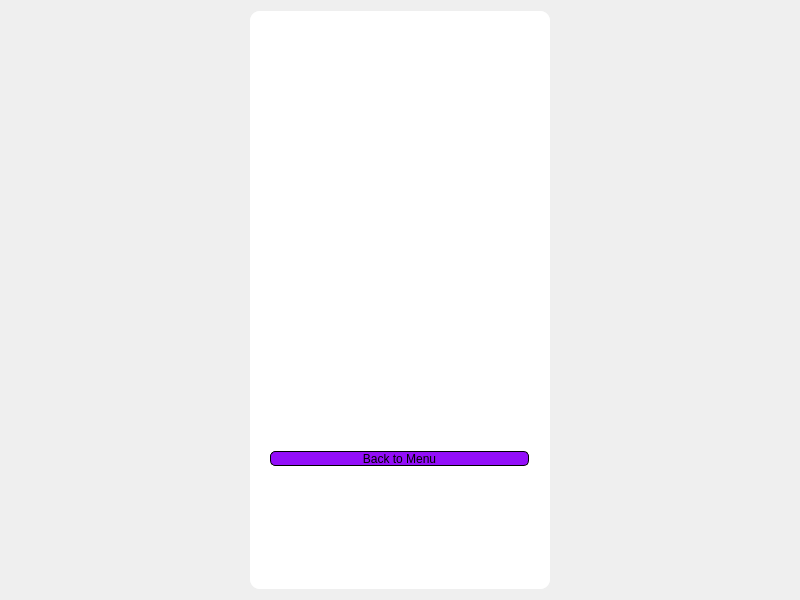
<?xml version="1.0" encoding="UTF-8"?>
<ui version="4.0">
 <class>KopfrechnenStart</class>
 <widget class="QWidget" name="KopfrechnenStart">
  <property name="geometry">
   <rect>
    <x>0</x>
    <y>0</y>
    <width>800</width>
    <height>600</height>
   </rect>
  </property>
  <property name="sizePolicy">
   <sizepolicy hsizetype="Preferred" vsizetype="Preferred">
    <horstretch>0</horstretch>
    <verstretch>0</verstretch>
   </sizepolicy>
  </property>
  <property name="windowTitle">
   <string>kopfrechnen</string>
  </property>
  <property name="styleSheet">
   <string notr="true"/>
  </property>
  <layout class="QVBoxLayout" name="verticalLayout_2">
   <item>
    <layout class="QHBoxLayout" name="horizontalLayout">
     <item>
      <widget class="QStackedWidget" name="stackedWidget_background">
       <property name="maximumSize">
        <size>
         <width>300</width>
         <height>16777215</height>
        </size>
       </property>
       <property name="layoutDirection">
        <enum>Qt::LeftToRight</enum>
       </property>
       <property name="autoFillBackground">
        <bool>false</bool>
       </property>
       <property name="styleSheet">
        <string notr="true">QWidget{
  background-color: rgba(255,255,255,230);
 border-radius: 10px;
}

QComboBox{
 background-color: rgba(147,14,249);
 color: black;
border: 1px solid black;
}

QPushButton{
 border-radius: 5px;
border: 1px solid black;
background-color: rgba(147,14,249);
color: black;
}

QPushButton:hover{
	background-color: black;
color: white;
}

QCheckBox{
border-radius: 5px;
border: 1px solid black;
background-color: rgba(147,14,249);
color: black;
}
QTextEdit{
border-radius: 5px;
border: 1px solid black;
background-color: rgba(147,14,249);
color: black;
}

QPlainTextEdit{
border-radius: 5px;
border: 1px solid black;
background-color: rgba(147,14,249);
color: black;
}

</string>
       </property>
       <property name="currentIndex">
        <number>1</number>
       </property>
       <widget class="QWidget" name="stackedWidget_backgroundPage1">
        <layout class="QHBoxLayout" name="horizontalLayout_2">
         <item>
          <spacer name="horizontalSpacer">
           <property name="orientation">
            <enum>Qt::Horizontal</enum>
           </property>
           <property name="sizeHint" stdset="0">
            <size>
             <width>40</width>
             <height>20</height>
            </size>
           </property>
          </spacer>
         </item>
         <item>
          <layout class="QVBoxLayout" name="verticalLayout">
           <item>
            <widget class="QLabel" name="errorLabel">
             <property name="text">
              <string/>
             </property>
            </widget>
           </item>
           <item>
            <spacer name="verticalSpacer_2">
             <property name="orientation">
              <enum>Qt::Vertical</enum>
             </property>
             <property name="sizeHint" stdset="0">
              <size>
               <width>20</width>
               <height>40</height>
              </size>
             </property>
            </spacer>
           </item>
           <item>
            <widget class="QComboBox" name="comb_Level">
             <property name="sizePolicy">
              <sizepolicy hsizetype="Minimum" vsizetype="Minimum">
               <horstretch>0</horstretch>
               <verstretch>0</verstretch>
              </sizepolicy>
             </property>
             <property name="minimumSize">
              <size>
               <width>100</width>
               <height>50</height>
              </size>
             </property>
             <property name="styleSheet">
              <string notr="true"/>
             </property>
             <item>
              <property name="text">
               <string>Level 1</string>
              </property>
             </item>
             <item>
              <property name="text">
               <string>Level 2</string>
              </property>
             </item>
             <item>
              <property name="text">
               <string>Level 3</string>
              </property>
             </item>
             <item>
              <property name="text">
               <string>Level 4</string>
              </property>
             </item>
             <item>
              <property name="text">
               <string>Level 5</string>
              </property>
             </item>
            </widget>
           </item>
           <item>
            <spacer name="verticalSpacer_3">
             <property name="orientation">
              <enum>Qt::Vertical</enum>
             </property>
             <property name="sizeHint" stdset="0">
              <size>
               <width>20</width>
               <height>40</height>
              </size>
             </property>
            </spacer>
           </item>
           <item>
            <widget class="QCheckBox" name="cB_AddSub">
             <property name="styleSheet">
              <string notr="true"/>
             </property>
             <property name="text">
              <string>Addition/Subtraktion</string>
             </property>
            </widget>
           </item>
           <item>
            <widget class="QCheckBox" name="cB_MultDiv">
             <property name="styleSheet">
              <string notr="true"/>
             </property>
             <property name="text">
              <string>Multiplikation/Division</string>
             </property>
            </widget>
           </item>
           <item>
            <spacer name="verticalSpacer_4">
             <property name="orientation">
              <enum>Qt::Vertical</enum>
             </property>
             <property name="sizeHint" stdset="0">
              <size>
               <width>20</width>
               <height>40</height>
              </size>
             </property>
            </spacer>
           </item>
           <item>
            <widget class="QPushButton" name="bt_start">
             <property name="styleSheet">
              <string notr="true"/>
             </property>
             <property name="text">
              <string>Start</string>
             </property>
            </widget>
           </item>
           <item>
            <widget class="QPushButton" name="bt_score">
             <property name="styleSheet">
              <string notr="true"/>
             </property>
             <property name="text">
              <string>History</string>
             </property>
            </widget>
           </item>
           <item>
            <spacer name="verticalSpacer">
             <property name="orientation">
              <enum>Qt::Vertical</enum>
             </property>
             <property name="sizeHint" stdset="0">
              <size>
               <width>20</width>
               <height>40</height>
              </size>
             </property>
            </spacer>
           </item>
          </layout>
         </item>
         <item>
          <spacer name="horizontalSpacer_2">
           <property name="orientation">
            <enum>Qt::Horizontal</enum>
           </property>
           <property name="sizeHint" stdset="0">
            <size>
             <width>40</width>
             <height>20</height>
            </size>
           </property>
          </spacer>
         </item>
        </layout>
       </widget>
       <widget class="QWidget" name="page">
        <widget class="QWidget" name="gridLayoutWidget">
         <property name="geometry">
          <rect>
           <x>20</x>
           <y>70</y>
           <width>261</width>
           <height>351</height>
          </rect>
         </property>
         <layout class="QGridLayout" name="gridLayout_score"/>
        </widget>
        <widget class="QPushButton" name="btn_btM">
         <property name="geometry">
          <rect>
           <x>20</x>
           <y>440</y>
           <width>259</width>
           <height>15</height>
          </rect>
         </property>
         <property name="text">
          <string>Back to Menu</string>
         </property>
        </widget>
       </widget>
       <widget class="QWidget" name="page_2">
        <property name="styleSheet">
         <string notr="true">QLineEdit{
border-radius: 5px;
border: 1px solid black;
background-color: rgba(147,14,249);
color: black;
}
</string>
        </property>
        <widget class="QTextEdit" name="te_time">
         <property name="geometry">
          <rect>
           <x>20</x>
           <y>40</y>
           <width>104</width>
           <height>70</height>
          </rect>
         </property>
         <property name="readOnly">
          <bool>true</bool>
         </property>
        </widget>
        <widget class="QTextEdit" name="te_score">
         <property name="geometry">
          <rect>
           <x>180</x>
           <y>40</y>
           <width>104</width>
           <height>70</height>
          </rect>
         </property>
         <property name="readOnly">
          <bool>true</bool>
         </property>
        </widget>
        <widget class="QTextEdit" name="te_task">
         <property name="geometry">
          <rect>
           <x>20</x>
           <y>210</y>
           <width>261</width>
           <height>70</height>
          </rect>
         </property>
         <property name="readOnly">
          <bool>true</bool>
         </property>
        </widget>
        <widget class="QLineEdit" name="te_solution">
         <property name="geometry">
          <rect>
           <x>70</x>
           <y>390</y>
           <width>141</width>
           <height>31</height>
          </rect>
         </property>
        </widget>
        <widget class="QPushButton" name="btn_solution">
         <property name="geometry">
          <rect>
           <x>110</x>
           <y>500</y>
           <width>80</width>
           <height>21</height>
          </rect>
         </property>
         <property name="text">
          <string>Solve</string>
         </property>
        </widget>
       </widget>
       <widget class="QWidget" name="page_3">
        <widget class="QPushButton" name="btn_back_end">
         <property name="geometry">
          <rect>
           <x>100</x>
           <y>450</y>
           <width>80</width>
           <height>21</height>
          </rect>
         </property>
         <property name="text">
          <string>Back to Menu</string>
         </property>
        </widget>
        <widget class="QTextEdit" name="te_score_end">
         <property name="geometry">
          <rect>
           <x>60</x>
           <y>210</y>
           <width>161</width>
           <height>70</height>
          </rect>
         </property>
         <property name="readOnly">
          <bool>true</bool>
         </property>
        </widget>
       </widget>
      </widget>
     </item>
    </layout>
   </item>
  </layout>
 </widget>
 <resources/>
 <connections/>
</ui>
